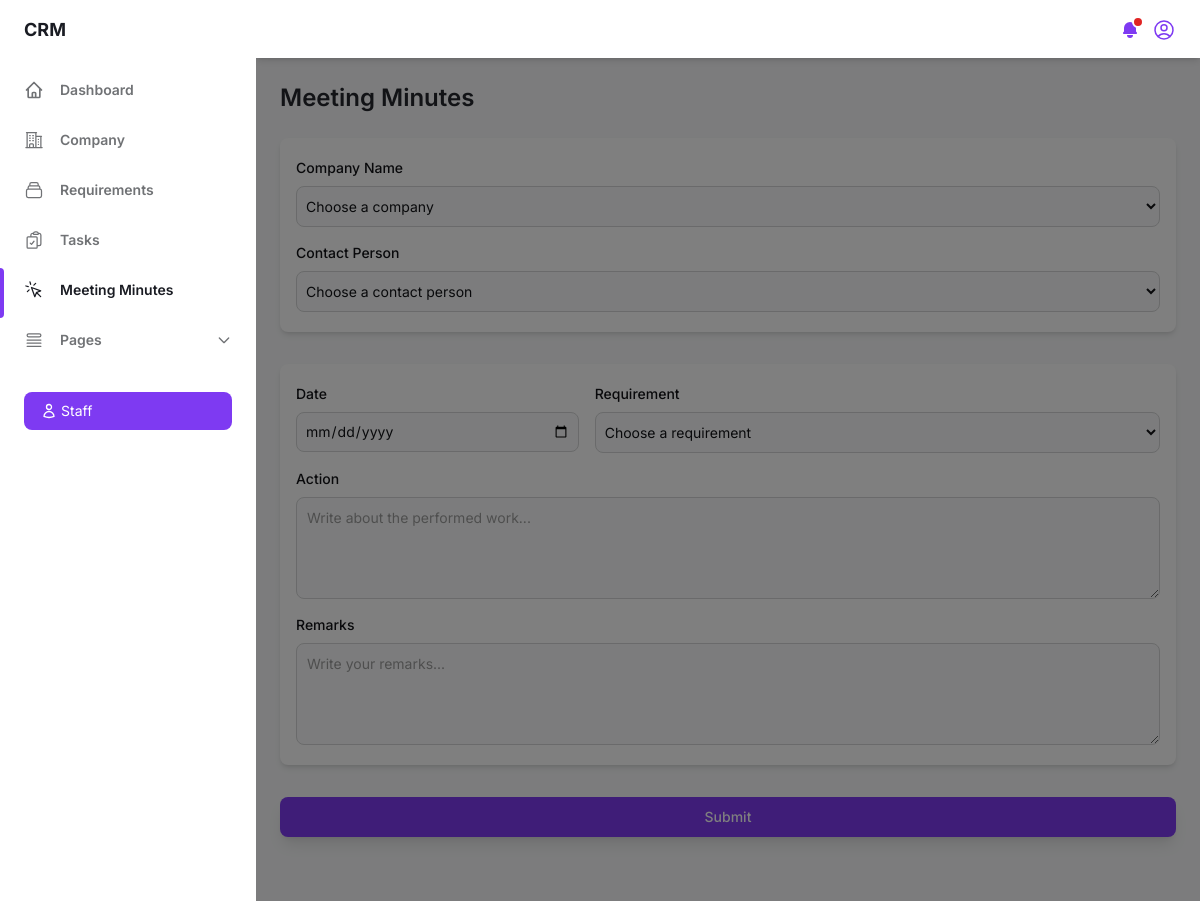
Page /transaction/ (signed in) on the earlier database version.
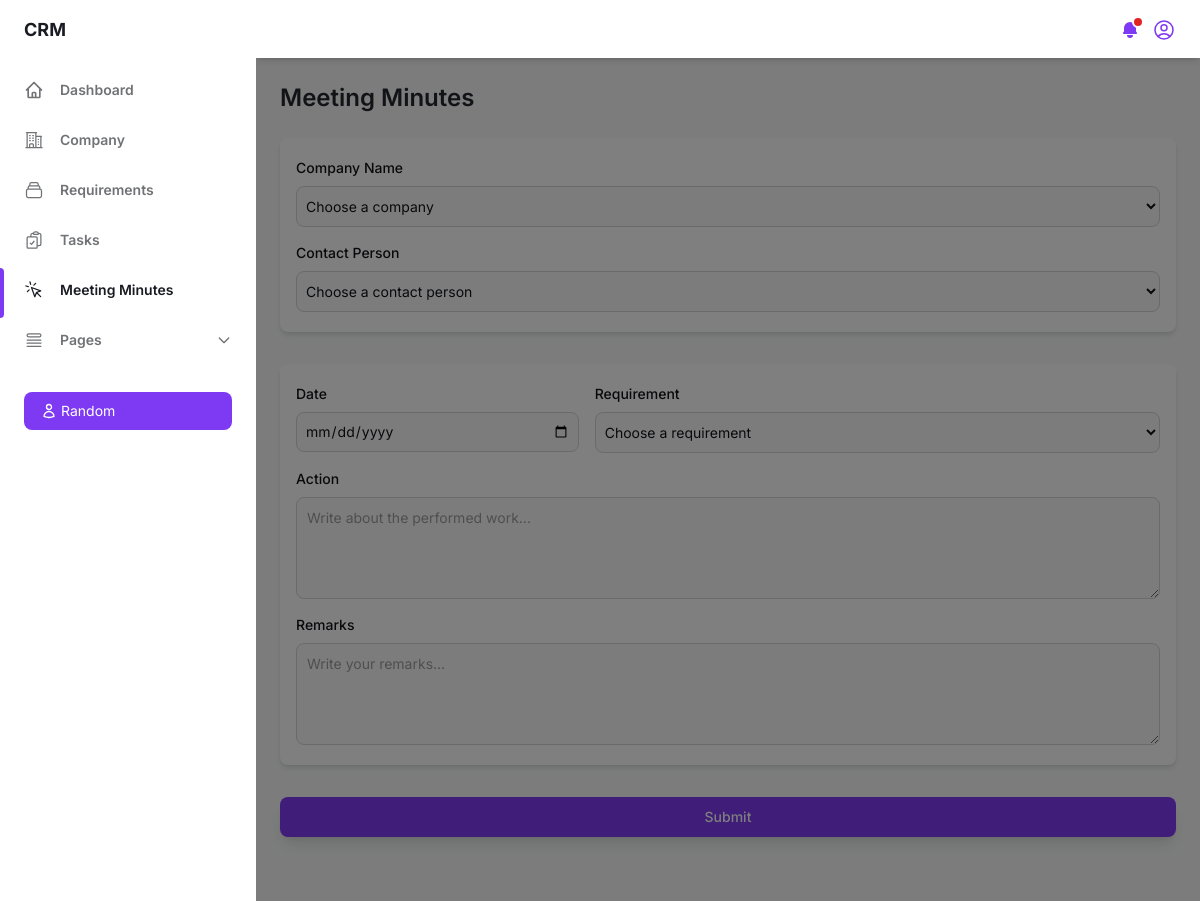
Same page on the later database version.
### crm_app/models.py (models this page shows, shortened)
class Staff(models.Model):
    full_name = models.CharField(max_length=100)
    email = models.EmailField(unique=True)
    password = models.CharField(max_length=255)
    role = models.CharField(max_length=100)
    status = models.BooleanField(default=True)

### crm_app/views.py (the view)
# urls.py: path('transaction/', views.transaction, name='transaction'),
def transaction(request):
    if 'staff_id' not in request.session:
        return redirect('login')
    staff_id = request.session.get('staff_id')
    user = Staff.objects.get(id=staff_id)
    companies = Company.objects.order_by('company_name')
    contacts = Contact.objects.select_related('company').all()
    sectors = Sector.objects.values('id', 'sector_name').order_by('sector_name')
    services = Service.objects.values('id', 'service_name').distinct().order_by('service_name')
    brands = Brand.objects.values('id', 'brand_name').distinct().order_by('brand_name')
    products = Product.objects.values('id', 'product_name').distinct().order_by('product_name')
    cities = Company.objects.values_list('city', flat=True).distinct().order_by('city')
    staffs = Staff.objects.all()
    context = {'companies': companies, 'contacts': contacts, 'sectors': sectors, 'services': services, 'brands': brands, 'products': products,
                'cities': cities, 'staffs': staffs, 'user': user}
    return render(request, 'minute.html', context)

### templates/minute.html (shortened to what the changed rows need)
{% load static %}
<!DOCTYPE html>
<html :class="{ 'theme-dark': dark }" x-data="data()" lang="en">
<head>
    <link rel="stylesheet" href="{% static 'css/tailwind.output.css' %}" />
    <link rel="stylesheet" href="{% static 'css/style.css' %}" />
</head>
<body>
    <div class="flex h-screen bg-gray-50 dark:bg-gray-900" :class="{ 'overflow-hidden': isSideMenuOpen }">
        <aside class="z-20 hidden w-64 overflow-y-auto bg-white dark:bg-gray-800 md:block flex-shrink-0">
            <div class="py-4 text-gray-500 dark:text-gray-400">
                <div class="px-6 my-6">
                    <p class="flex items-center w-full px-4 py-2 text-sm font-normal leading-5 text-white transition-colors duration-150 bg-purple-600 border border-transparent rounded-lg active:bg-purple-600 hover:bg-purple-700 focus:outline-none focus:shadow-outline-purple">
                        {{ user.full_name }}
                    </p>
                </div>
            </div>
        </aside>
        <div class="flex flex-col flex-1 w-full">
            <main class="h-full pb-16 overflow-y-auto">
                <form id="transactionForm" action="{% url 'add_newtransaction' %}" method="POST">
                    <div class="container px-6 mx-auto grid">
                        <h2 class="my-6 text-2xl font-semibold text-gray-700 dark:text-gray-200">Meeting Minutes</h2>
                    </div>
                </form>
            </main>
        </div>
    </div>
</body>
</html>

Differences in the rows shown:
changed Staff: full_name "Staff" → "Random"
